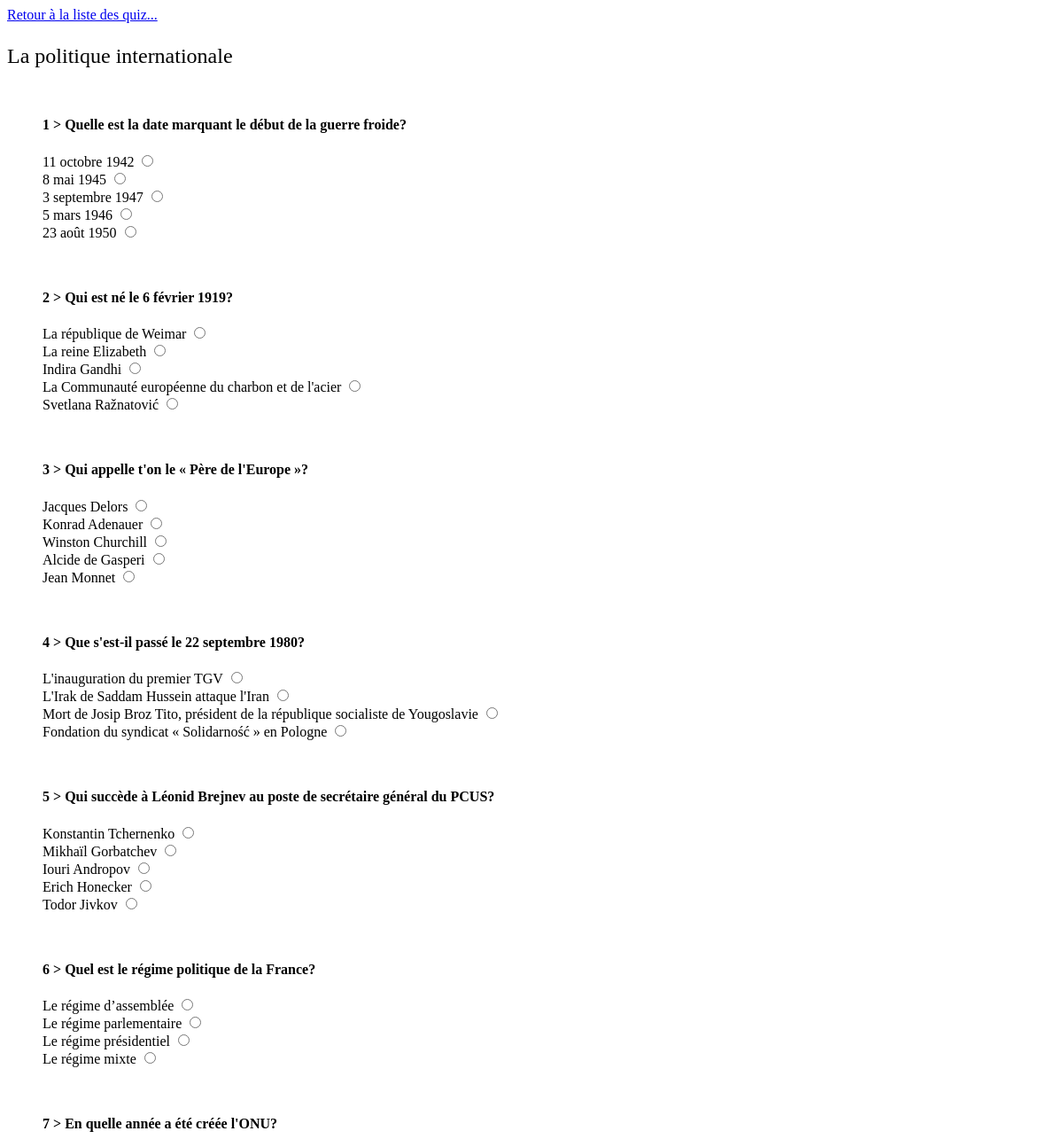
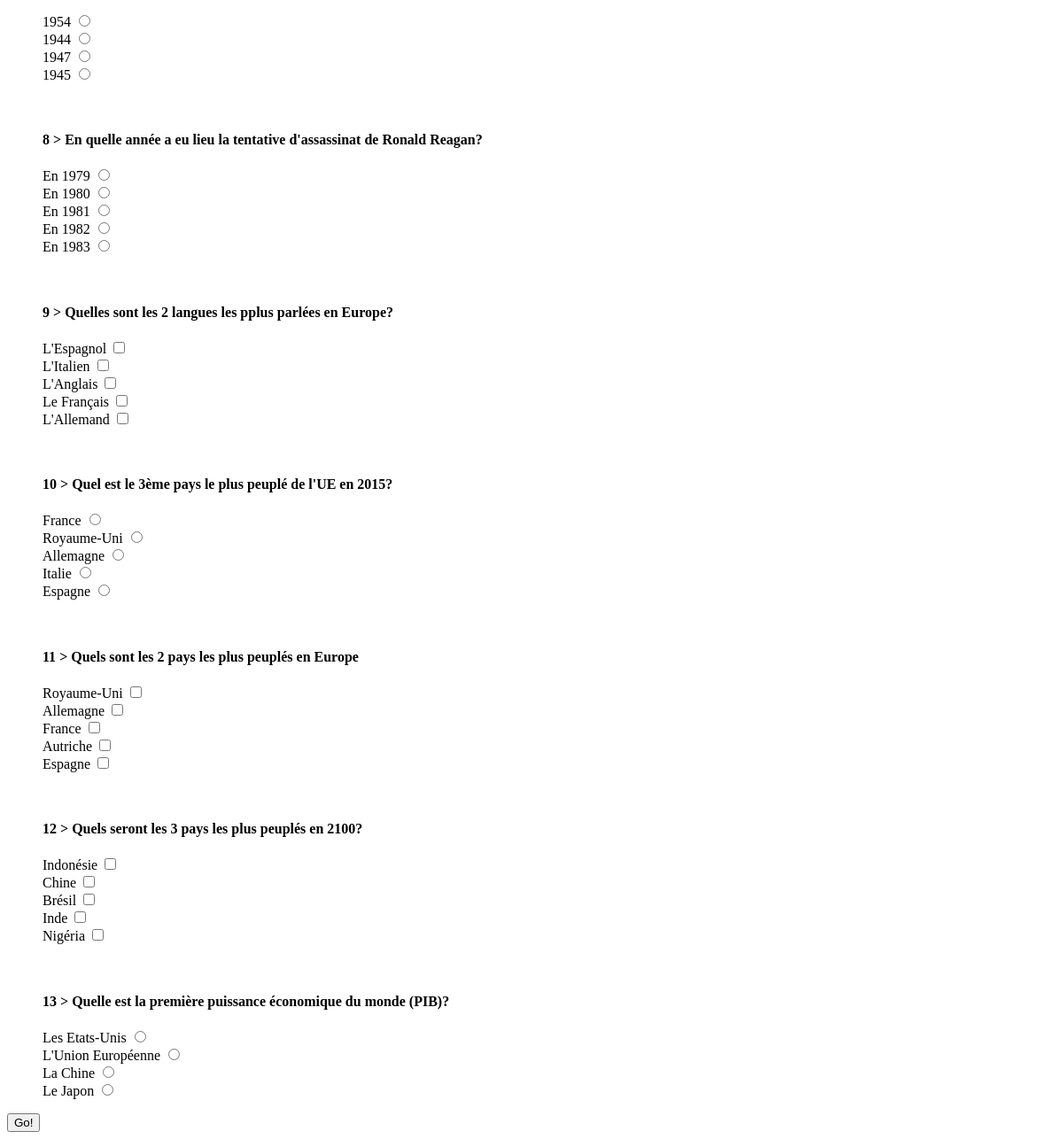
The page /quizz_details/controller/quiz_details_c.php?quizId=4 (signed in) on the database its author committed (2 pictures, top to bottom).
### tables this page shows
CREATE TABLE IF NOT EXISTS `questions` (
  `question_id` smallint(5) unsigned NOT NULL AUTO_INCREMENT,
  `quiz_id` smallint(5) unsigned NOT NULL,
  `question` text NOT NULL,
  `multiple_answers` char(1) NOT NULL DEFAULT 'N',
  `digits` char(1) DEFAULT 'N',
  `ordered` char(1) DEFAULT 'N',
  `creation_date` datetime NOT NULL,
  PRIMARY KEY (`question_id`),
  UNIQUE KEY `ind_question` (`question`(150)),
  KEY `fk_q_quiz_id` (`quiz_id`),
  FULLTEXT KEY `ind_search_question` (`question`)
);

### quizz_details/model/quiz_details_m.php (called while the page is built, shortened)
<?php
function quiz($quizId) {
    global $bdd;
    $data = $bdd->prepare('SELECT quiz_id, quiz FROM v_quiz_details
                            WHERE quiz_id = :quizId;');
    $data->bindParam(':quizId', $quizId, PDO::PARAM_INT);
    $data->execute();
    return $data->fetch();
}
function question($quizId) {
    global $bdd;
    $data = $bdd->prepare('SELECT DISTINCT question_id, question, multiple_answers, q_digit, q_order FROM v_quiz_details
                            WHERE quiz_id = :quizId;');
    $data->bindParam(':quizId', $quizId, PDO::PARAM_INT);
    $data->execute();
    return $data->fetchAll();
}
function answer($quizId) {
    global $bdd;
    $data = $bdd->prepare('SELECT DISTINCT question_id, answer_id, answer FROM v_quiz_details
                            WHERE quiz_id = :quizId;');
    $data->bindParam(':quizId', $quizId, PDO::PARAM_INT);
    $data->execute();
    return $data->fetchAll();
}

### quizz_details/view/quiz_details_questions.php (the view)
    <?php if($questions['multiple_answers'] == 'N' && $questions['q_digit'] == 'N' && $questions['q_order'] == 'N') { ?>
<input type="radio" name="resultRadio[<?php echo $questions['question_id'];?>]" value="<?php echo $answers['answer_id'];?>">
    <?php } elseif ($questions['q_digit'] == 'N' && $questions['q_order'] == 'N') {?>
<input type="checkbox" name="resultCheckbox[<?php echo $answers['answer_id'];?>]" value="<?php echo $questions['question_id'];?>">
    <?php } elseif ($questions['q_digit'] == 'Y' && $questions['q_order'] == 'N') {?>
<input type="text" name="resultDigits[<?php echo $answers['answer_id'].'-'.$questions['question_id'];?>]">
    <?php } elseif ($questions['q_digit'] == 'N' && $questions['q_order'] == 'Y') {?>
<input type="number" name="resultOrdered[<?php echo $answers['answer_id'].'-'.$questions['question_id'];?>]" min="1">
    <?php }?>

### quizz_details/view/quiz_details.php (shortened to what this page needs)
<!DOCTYPE html>
<html lang="fr">
    <head>
    </head>
    <body>
        <nav>
            <a href="../../quizzes_list/controller/quizzes_list_c.php">Retour à la liste des quiz...</a>
        </nav>
        <header id="quiz">
        <?php echo $quiz['quiz'];?><br>
        </header>
        <section>
            <form method="post">
        <?php
        foreach ($question as $questions) {?>
                <ul class="<?php echo 'q'.$questions['question_id'];?>">
        <?php echo '<br>'.'<h4>'.(($nbTotQuestions+1)-($nbQuestions--)).' > '.$questions['question'].'</h4>';?>
        <?php
            foreach ($answer as $answers) {
                if ($questions['question_id'] == $answers['question_id']){
                    ?>
            <li id="answer"><label>
                <?php echo $answers['answer'];
                    include '../view/quiz_details_questions.php';
                    ?>
                </label>
                <br>
                </li>
        <?php
                    }
            }
            ?>
        </ul>
        <?php
        }
        ?>
                <input type="submit" value="Go!">
            </form>
        </section>
    <link rel="stylesheet" href="../view/quiz_details.css"/>
    </body>
</html>

### quizz_details/view/quiz_details.css (style rules this page uses)
ul { list-style-type: none; }
header { font-family: Lucida Console; font-size: 1.5em; position: relative; margin-top: 1em; }

### rows shown on the page
questions: nbQuestions "1", question "Quelle est la date marquant le début de la guerre froide?", answer "11 octobre 1942", answer "8 mai 1945", answer "3 septembre 1947", answer "5 mars 1946", answer "23 août 1950"
questions: nbQuestions "2", question "Qui est né le 6 février 1919?", answer "La république de Weimar", answer "La reine Elizabeth", answer "Indira Gandhi", answer "La Communauté européenne du charbon et de l'acier", answer "Svetlana Ražnatović"
questions: nbQuestions "3", question "Qui appelle t'on le « Père de l'Europe »?", answer "Jacques Delors", answer "Konrad Adenauer", answer "Winston Churchill", answer "Alcide de Gasperi", answer "Jean Monnet"
questions: nbQuestions "4", question "Que s'est-il passé le 22 septembre 1980?", answer "L'inauguration du premier TGV", answer "L'Irak de Saddam Hussein attaque l'Iran", answer "Mort de Josip Broz Tito, président de la république socialiste de Yougoslavie", answer "Fondation du syndicat « Solidarność » en Pologne"
questions: nbQuestions "5", question "Qui succède à Léonid Brejnev au poste de secrétaire général du PCUS?", answer "Konstantin Tchernenko", answer "Mikhaïl Gorbatchev", answer "Iouri Andropov", answer "Erich Honecker", answer "Todor Jivkov"
questions: nbQuestions "6", question "Quel est le régime politique de la France?", answer "Le régime d’assemblée", answer "Le régime parlementaire", answer "Le régime présidentiel", answer "Le régime mixte"
questions: nbQuestions "7", question "En quelle année a été créée l'ONU?", answer "1954", answer "1944", answer "1947", answer "1945"
questions: nbQuestions "8", question "En quelle année a eu lieu la tentative d'assassinat de Ronald Reagan?", answer "En 1979", answer "En 1980", answer "En 1981", answer "En 1982", answer "En 1983"
questions: nbQuestions "9", question "Quelles sont les 2 langues les pplus parlées en Europe?", answer "L'Espagnol", answer "L'Italien", answer "L'Anglais", answer "Le Français", answer "L'Allemand"
questions: nbQuestions "10", question "Quel est le 3ème pays le plus peuplé de l'UE en 2015?", answer "France", answer "Royaume-Uni", answer "Allemagne", answer "Italie", answer "Espagne"
questions: nbQuestions "11", question "Quels sont les 2 pays les plus peuplés en Europe", answer "Royaume-Uni", answer "Allemagne", answer "France", answer "Autriche", answer "Espagne"
questions: nbQuestions "12", question "Quels seront les 3 pays les plus peuplés en 2100?", answer "Indonésie", answer "Chine", answer "Brésil", answer "Inde", answer "Nigéria"
questions: nbQuestions "13", question "Quelle est la première puissance économique du monde (PIB)?", answer "Les Etats-Unis", answer "L'Union Européenne", answer "La Chine", answer "Le Japon"

### other values the page prints
$quiz['quiz'] "La politique internationale"
